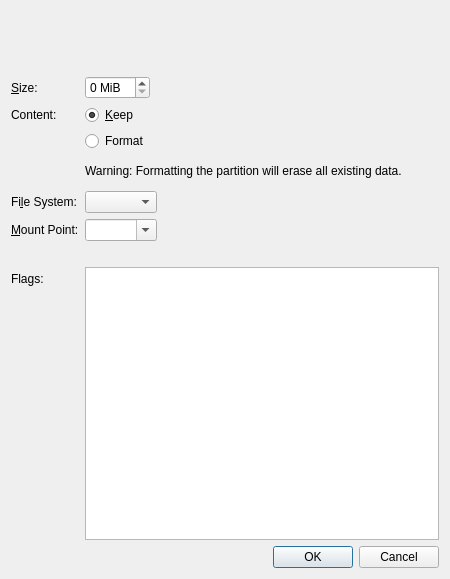
<?xml version="1.0" encoding="UTF-8"?>
<ui version="4.0">
 <class>EditExistingPartitionDialog</class>
 <widget class="QDialog" name="EditExistingPartitionDialog">
  <property name="geometry">
   <rect>
    <x>0</x>
    <y>0</y>
    <width>450</width>
    <height>579</height>
   </rect>
  </property>
  <property name="sizePolicy">
   <sizepolicy hsizetype="Preferred" vsizetype="Minimum">
    <horstretch>0</horstretch>
    <verstretch>0</verstretch>
   </sizepolicy>
  </property>
  <property name="windowTitle">
   <string>Edit Existing Partition</string>
  </property>
  <layout class="QVBoxLayout" name="verticalLayout">
   <property name="sizeConstraint">
    <enum>QLayout::SetMinimumSize</enum>
   </property>
   <item>
    <widget class="PartResizerWidget" name="partResizerWidget" native="true">
     <property name="sizePolicy">
      <sizepolicy hsizetype="Expanding" vsizetype="Fixed">
       <horstretch>0</horstretch>
       <verstretch>0</verstretch>
      </sizepolicy>
     </property>
     <property name="minimumSize">
      <size>
       <width>0</width>
       <height>59</height>
      </size>
     </property>
    </widget>
   </item>
   <item>
    <layout class="QFormLayout" name="formLayout">
     <property name="fieldGrowthPolicy">
      <enum>QFormLayout::ExpandingFieldsGrow</enum>
     </property>
     <item row="2" column="0">
      <widget class="QLabel" name="label_3">
       <property name="text">
        <string>Content:</string>
       </property>
       <property name="buddy">
        <cstring>keepRadioButton</cstring>
       </property>
      </widget>
     </item>
     <item row="2" column="1">
      <widget class="QRadioButton" name="keepRadioButton">
       <property name="text">
        <string>&amp;Keep</string>
       </property>
       <property name="checked">
        <bool>true</bool>
       </property>
      </widget>
     </item>
     <item row="3" column="1">
      <widget class="QRadioButton" name="formatRadioButton">
       <property name="text">
        <string>Format</string>
       </property>
      </widget>
     </item>
     <item row="4" column="1">
      <widget class="QLabel" name="label_2">
       <property name="sizePolicy">
        <sizepolicy hsizetype="Expanding" vsizetype="Fixed">
         <horstretch>0</horstretch>
         <verstretch>0</verstretch>
        </sizepolicy>
       </property>
       <property name="minimumSize">
        <size>
         <width>300</width>
         <height>0</height>
        </size>
       </property>
       <property name="text">
        <string>Warning: Formatting the partition will erase all existing data.</string>
       </property>
       <property name="wordWrap">
        <bool>true</bool>
       </property>
      </widget>
     </item>
     <item row="6" column="0">
      <widget class="QLabel" name="mountPointLabel">
       <property name="text">
        <string>&amp;Mount Point:</string>
       </property>
       <property name="buddy">
        <cstring>mountPointComboBox</cstring>
       </property>
      </widget>
     </item>
     <item row="6" column="1">
      <widget class="QComboBox" name="mountPointComboBox">
       <property name="editable">
        <bool>true</bool>
       </property>
       <property name="currentIndex">
        <number>-1</number>
       </property>
      </widget>
     </item>
     <item row="1" column="0">
      <widget class="QLabel" name="label">
       <property name="text">
        <string>&amp;Size:</string>
       </property>
       <property name="buddy">
        <cstring>sizeSpinBox</cstring>
       </property>
      </widget>
     </item>
     <item row="1" column="1">
      <widget class="QSpinBox" name="sizeSpinBox">
       <property name="suffix">
        <string> MiB</string>
       </property>
      </widget>
     </item>
     <item row="5" column="0">
      <widget class="QLabel" name="fileSystemLabel">
       <property name="text">
        <string>Fi&amp;le System:</string>
       </property>
       <property name="buddy">
        <cstring>fileSystemComboBox</cstring>
       </property>
      </widget>
     </item>
     <item row="5" column="1">
      <widget class="QComboBox" name="fileSystemComboBox"/>
     </item>
     <item row="8" column="0">
      <widget class="QLabel" name="label_4">
       <property name="text">
        <string>Flags:</string>
       </property>
      </widget>
     </item>
     <item row="8" column="1">
      <widget class="QListWidget" name="m_listFlags">
       <property name="alternatingRowColors">
        <bool>true</bool>
       </property>
       <property name="selectionMode">
        <enum>QAbstractItemView::NoSelection</enum>
       </property>
       <property name="sortingEnabled">
        <bool>true</bool>
       </property>
      </widget>
     </item>
     <item row="7" column="1">
      <widget class="QLabel" name="labelMountPoint">
       <property name="text">
        <string/>
       </property>
      </widget>
     </item>
    </layout>
   </item>
   <item>
    <widget class="QDialogButtonBox" name="buttonBox">
     <property name="orientation">
      <enum>Qt::Horizontal</enum>
     </property>
     <property name="standardButtons">
      <set>QDialogButtonBox::Cancel|QDialogButtonBox::Ok</set>
     </property>
    </widget>
   </item>
  </layout>
 </widget>
 <customwidgets>
  <customwidget>
   <class>PartResizerWidget</class>
   <extends>QWidget</extends>
   <header location="global">kpmcore/gui/partresizerwidget.h</header>
   <container>1</container>
  </customwidget>
 </customwidgets>
 <tabstops>
  <tabstop>sizeSpinBox</tabstop>
  <tabstop>keepRadioButton</tabstop>
  <tabstop>formatRadioButton</tabstop>
  <tabstop>mountPointComboBox</tabstop>
  <tabstop>buttonBox</tabstop>
 </tabstops>
 <resources/>
 <connections>
  <connection>
   <sender>buttonBox</sender>
   <signal>accepted()</signal>
   <receiver>EditExistingPartitionDialog</receiver>
   <slot>accept()</slot>
   <hints>
    <hint type="sourcelabel">
     <x>248</x>
     <y>254</y>
    </hint>
    <hint type="destinationlabel">
     <x>157</x>
     <y>274</y>
    </hint>
   </hints>
  </connection>
  <connection>
   <sender>buttonBox</sender>
   <signal>rejected()</signal>
   <receiver>EditExistingPartitionDialog</receiver>
   <slot>reject()</slot>
   <hints>
    <hint type="sourcelabel">
     <x>316</x>
     <y>260</y>
    </hint>
    <hint type="destinationlabel">
     <x>286</x>
     <y>274</y>
    </hint>
   </hints>
  </connection>
 </connections>
</ui>
